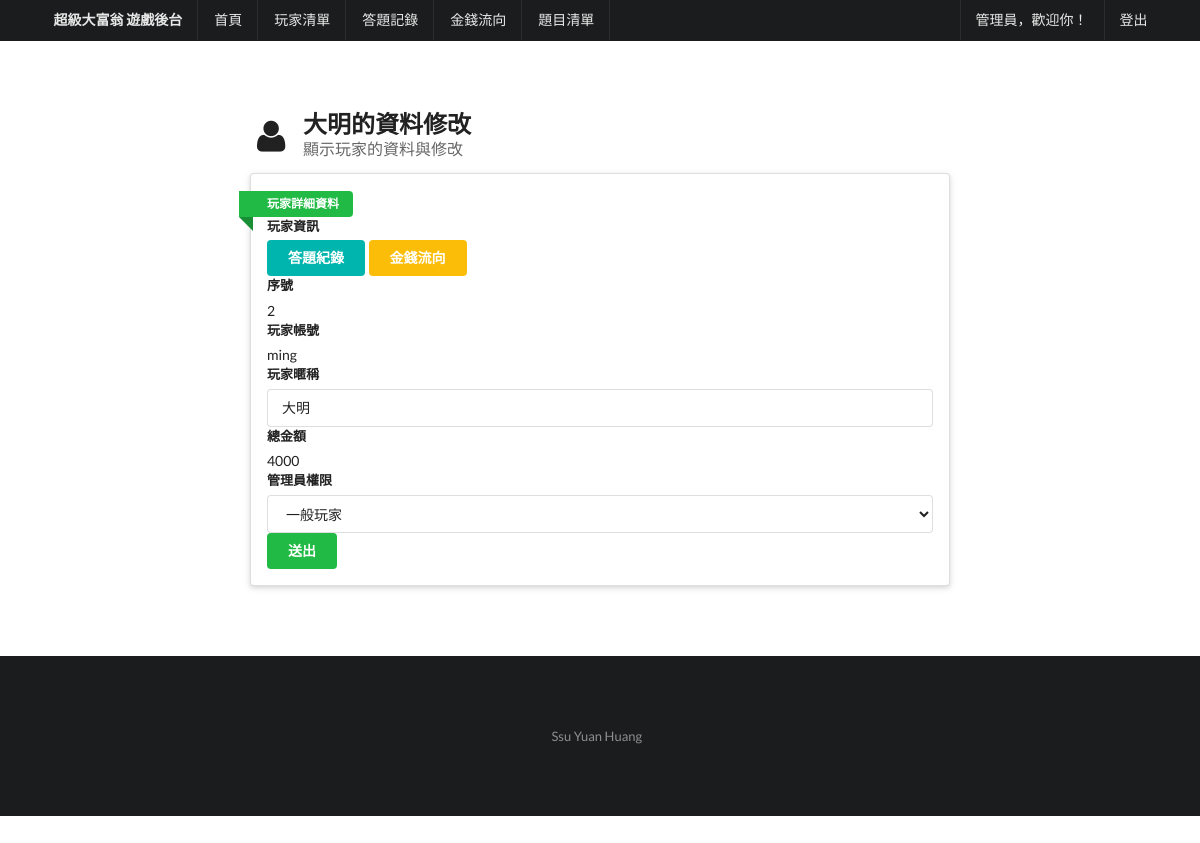
Page /QuizAdmin/user.php?id=2 (signed in) on the committed database.
### tables this page shows
CREATE TABLE IF NOT EXISTS `user` (
  `user_id` int(11) NOT NULL AUTO_INCREMENT,
  `user_username` varchar(20) NOT NULL,
  `user_password` varchar(20) NOT NULL,
  `user_nickname` varchar(20) NOT NULL,
  `user_money` int(11) NOT NULL,
  `user_admin` tinyint(1) NOT NULL DEFAULT '0',
  PRIMARY KEY (`user_id`),
  UNIQUE KEY `user_username` (`user_username`)
);

### QuizAdmin/user.php (the view, shortened to what this page needs)
<?php include("php/connection.php");
include("php/header.php");
if(isset($_GET['id'])){
    $result = $conn->query("SELECT * FROM user Where user_id='".$_GET['id']."'");
  }else{
    echo "<meta http-equiv='refresh' content='0;url=userlist.php' />";
}
include("php/menu.php");
 ?>
  <?php while($rs = $result->fetch_array(MYSQLI_ASSOC)) { ?>
  <div class="ui main text container">
    <h2 class="ui header">
      <i class="user icon"></i>
      <div class="content"><?php echo $rs["user_nickname"]; ?>的資料修改<div class="sub header">顯示玩家的資料與修改</div></div>
    </h2>
    <div class="ui raised segment">
    <a class="ui green ribbon label">玩家詳細資料</a>
    <form action="user.php?id=<?php echo $rs["user_id"]; ?>" method="post">
    <div class="ui form">
      <div class="field">
        <label>玩家資訊</label>
        <a href="answerlist.php?id=<?php echo $rs['user_id']; ?>" class="ui button teal">答題紀錄</a><a href="moneylist.php?id=<?php echo $rs['user_id']; ?>" class="ui button yellow">金錢流向</a>
      </div>
    </div>
    <div class="ui form">
      <div class="field">
        <label>序號</label>
        <?php echo $rs["user_id"]; ?> <input type="hidden" name="user_id" value="<?php echo $rs['user_id']; ?>"><input type="hidden" name="edit" value="yes">
      </div>
    </div>
    <div class="ui form">
      <div class="field">
        <label>玩家帳號</label>
        <?php echo $rs["user_username"]; ?>
      </div>
    </div>
    <div class="ui form">
      <div class="field">
        <label>玩家暱稱</label>
        <input type="text" name="user_nickname" value="<?php echo $rs['user_nickname']; ?>">
      </div>
    </div>
    <div class="ui form">
      <div class="field">
        <label>總金額</label>
        <?php echo $rs["user_money"]; ?>
      </div>
    </div>
    <div class="ui form">
      <div class="field">
        <label>管理員權限</label>
        <select name="user_admin">
          　<option value="0" <?php  if($rs["user_admin"]=='0'){ echo 'selected'; }; ?>>一般玩家</option>
        </select>
      </div>
    </div>
    <button class="ui green submit button" type="submit">送出</button>
    </form>
    </div>
    </div>
<?php }
include("php/footer.php");
$conn->close(); ?>

### QuizAdmin/php/header.php (style rules this page uses)
body { background-color: #FFFFFF; }
.main.container { margin-top: 7em; }

### rows in the picture
user: user_nickname "大明", user_id "2", user_username "ming", user_money "4000", user_admin "一般玩家"

### other values in the picture
$_SESSION['nickname'] "管理員"
